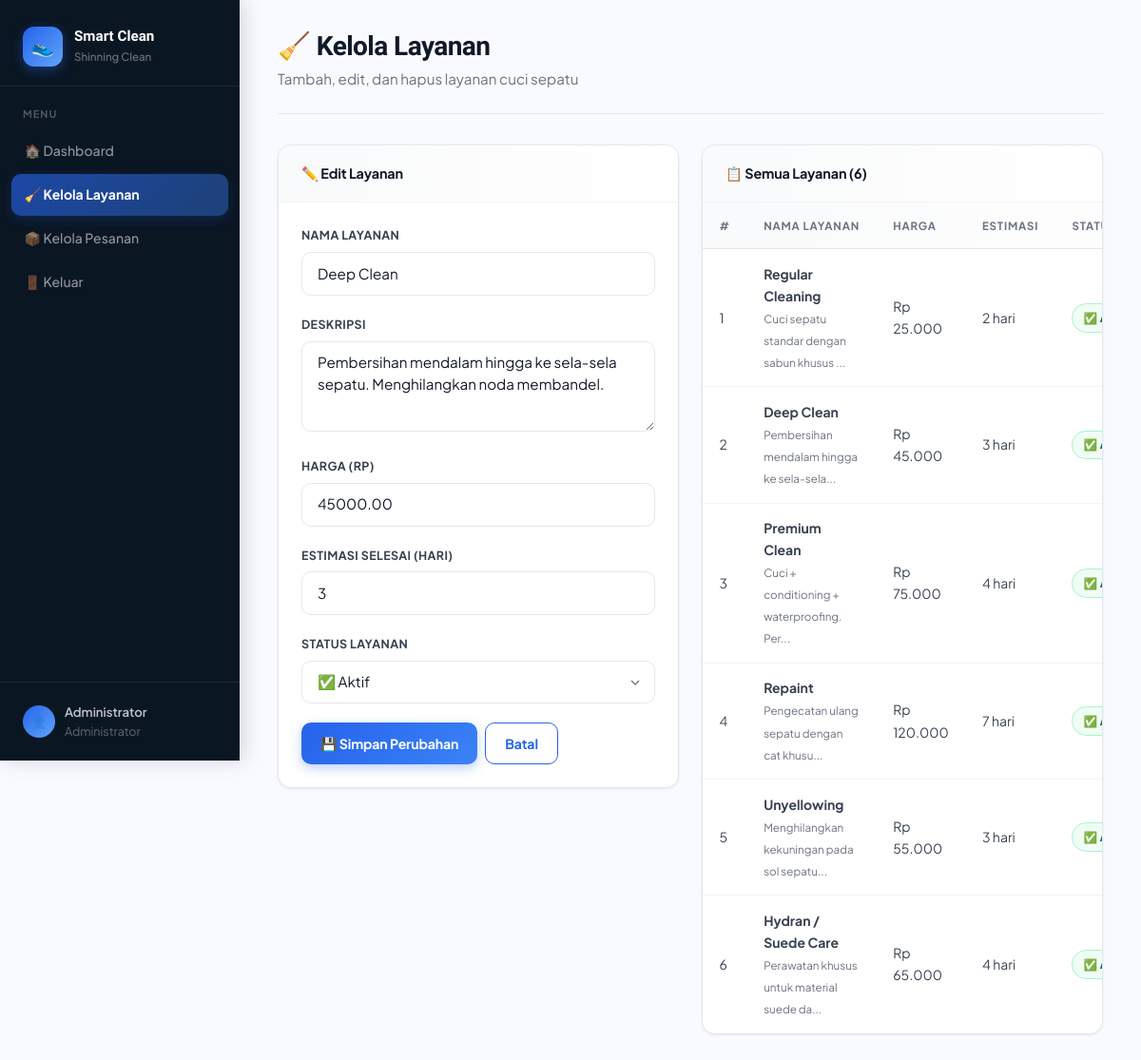
Page /admin/services.php?edit=2 (signed in) on the committed database.
### tables this page shows
CREATE TABLE services (
    id INT AUTO_INCREMENT PRIMARY KEY,
    name VARCHAR(100) NOT NULL,
    description TEXT,
    price DECIMAL(10,2) NOT NULL,
    duration_days INT DEFAULT 3,
    is_active TINYINT(1) DEFAULT 1,
    created_at TIMESTAMP DEFAULT CURRENT_TIMESTAMP
);

### admin/services.php (the view, shortened to what this page needs)
<?php
require_once '../config/database.php';
$edit_data = null;
if (isset($_GET['edit'])) {
    $s = $conn->prepare("SELECT * FROM services WHERE id = ?");
    $s->bind_param("i", $_GET['edit']);
    $s->execute();
    $edit_data = $s->get_result()->fetch_assoc();
}
$services = $conn->query("SELECT * FROM services ORDER BY created_at DESC");
?>
<!DOCTYPE html>
<html lang="id">
<head>
<link rel="stylesheet" href="/smartclean/assets/css/style.css">
</head>
<body>
<div class="admin-layout">
    <aside class="sidebar">
        <div class="sidebar-brand">
            <div class="brand-icon">👟</div>
            <div>
                <h2>Smart Clean</h2>
                <p>Shinning Clean</p>
            </div>
        </div>
        <p class="sidebar-section-label">Menu</p>
        <ul class="sidebar-menu">
            <li><a href="dashboard.php">🏠 Dashboard</a></li>
            <li><a href="services.php" class="active">🧹 Kelola Layanan</a></li>
            <li><a href="orders.php">📦 Kelola Pesanan</a></li>
            <li><a href="/smartclean/proses/logout.php">🚪 Keluar</a></li>
        </ul>
        <div class="sidebar-user">
            <div class="sidebar-avatar">👤</div>
            <div>
                <strong><?= htmlspecialchars($_SESSION['user_name']) ?></strong>
                Administrator
            </div>
        </div>
    </aside>
    <main class="admin-content">
        <div class="page-header">
            <h1>🧹 Kelola Layanan</h1>
            <p>Tambah, edit, dan hapus layanan cuci sepatu</p>
        </div>
        <div style="display:grid;grid-template-columns:repeat(auto-fit, minmax(320px, 1fr));gap:1.5rem;align-items:start">
            <div class="card">
                <div class="card-header">
                    <?= $edit_data ? '✏️ Edit Layanan' : '➕ Tambah Layanan' ?>
                </div>
                <div class="card-body">
                    <form method="POST" action="/smartclean/proses/servis_proses.php">
                        <div class="form-group">
                            <label class="form-label">Nama Layanan</label>
                            <input type="text" name="name" class="form-control"
                                   value="<?= htmlspecialchars($edit_data['name'] ?? '') ?>"
                                   placeholder="Contoh: Deep Clean" required>
                        </div>
                        <div class="form-group">
                            <label class="form-label">Deskripsi</label>
                            <textarea name="description" class="form-control"
                                      placeholder="Deskripsi layanan..."><?= htmlspecialchars($edit_data['description'] ?? '') ?></textarea>
                        </div>
                        <div class="form-group">
                            <label class="form-label">Harga (Rp)</label>
                            <input type="number" name="price" class="form-control"
                                   value="<?= $edit_data['price'] ?? '' ?>"
                                   min="1000" placeholder="Contoh: 45000" required>
                        </div>
                        <div class="form-group">
                            <label class="form-label">Estimasi Selesai (hari)</label>
                            <input type="number" name="duration_days" class="form-control"
                                   value="<?= $edit_data['duration_days'] ?? 3 ?>"
                                   min="1" max="30" required>
                        </div>
                        <?php if ($edit_data): ?>
                        <div class="form-group">
                            <label class="form-label">Status Layanan</label>
                            <select name="is_active" class="form-control">
                                <option value="1" <?= ($edit_data['is_active'] ?? 1) ? 'selected' : '' ?>>✅ Aktif</option>
                            </select>
                        </div>
                        <?php endif; ?>
                        <div class="d-flex gap-1">
                            <button type="submit" class="btn btn-primary">
                                <?= $edit_data ? '💾 Simpan Perubahan' : '➕ Tambah Layanan' ?>
                            </button>
                            <?php if ($edit_data): ?>
                            <a href="services.php" class="btn btn-outline">Batal</a>
                            <?php endif; ?>
                        </div>
                    </form>
                </div>
            </div>
            <div class="card">
                <div class="card-header">📋 Semua Layanan (<?= $services->num_rows ?>)</div>
                <div class="table-wrapper">
                    <?php if ($services->num_rows > 0): ?>
                    <table>
                        <thead>
                            <tr>
                                <th>#</th>
                                <th>Nama Layanan</th>
                                <th>Harga</th>
                                <th>Estimasi</th>
                                <th>Status</th>
                            </tr>
                        </thead>
                        <tbody>
                        <?php $n = 1; while ($s = $services->fetch_assoc()): ?>
                            <tr>
                                <td><?= $n++ ?></td>
                                <td>
                                    <strong><?= htmlspecialchars($s['name']) ?></strong>
                                    <?php if ($s['description']): ?>
                                    <br><small style="color:#6b7280"><?= htmlspecialchars(mb_substr($s['description'], 0, 40)) ?>...</small>
                                    <?php endif; ?>
                                </td>
                                <td>Rp <?= number_format($s['price'], 0, ',', '.') ?></td>
                                <td><?= $s['duration_days'] ?> hari</td>
                                <td>
                                    <?php if ($s['is_active']): ?>
                                    <span class="badge badge-success">✅ Aktif</span>
                                    <?php else: ?>
                                    <span class="badge badge-danger">❌ Nonaktif</span>
                                    <?php endif; ?>
                                </td>
                            </tr>
                        <?php endwhile; ?>
                        </tbody>
                    </table>
                    <?php endif; ?>
                </div>
            </div>
        </div>
    </main>
</div>
</body>
</html>

### rows in the picture
services: name "Deep Clean", description "Pembersihan mendalam hingga ke sela-sela sepatu. Menghilangkan noda membandel.", price "45000.00", duration_days "3", is_active "✅ Aktif", description "Pembersihan mendalam hingga ke sela-sela", price "45.000"
services: name "Regular Cleaning", description "Cuci sepatu standar dengan sabun khusus", price "25.000", duration_days "2"
services: name "Premium Clean", description "Cuci + conditioning + waterproofing. Per", price "75.000", duration_days "4"
services: name "Repaint", description "Pengecatan ulang sepatu dengan cat khusu", price "120.000", duration_days "7"
services: name "Unyellowing", description "Menghilangkan kekuningan pada sol sepatu", price "55.000", duration_days "3"
services: name "Hydran / Suede Care", description "Perawatan khusus untuk material suede da", price "65.000", duration_days "4"

### other values in the picture
$_SESSION['user_name'] "Administrator"
$services->num_rows "6"
